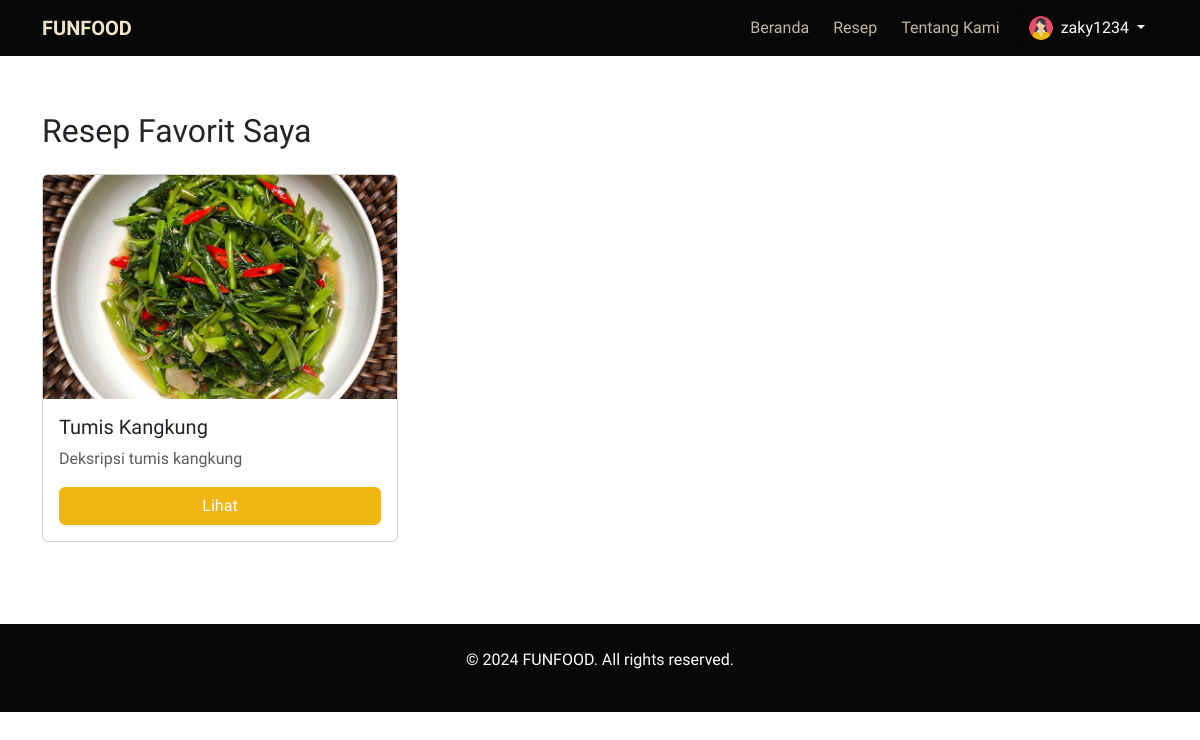
/recipe/favorites/ (signed in), run on an earlier commit of the app's database.
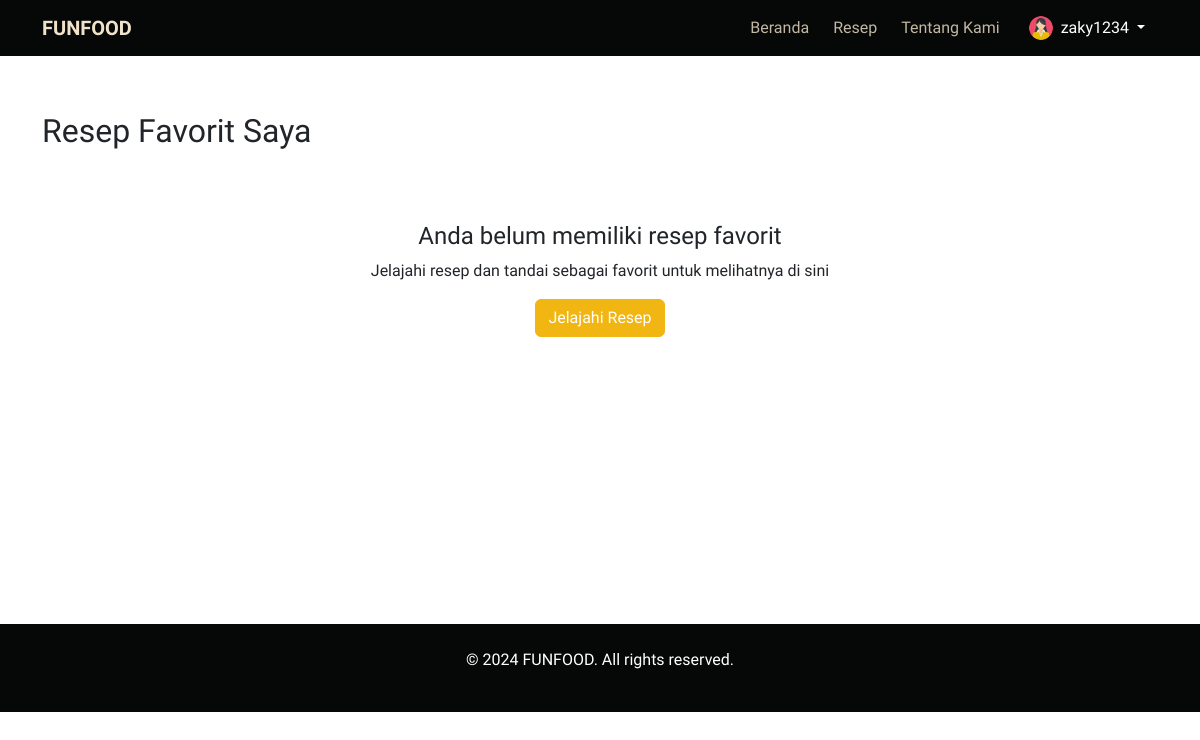
And on a later commit of the database.
### funfood_app/models.py (models this page shows, shortened)
class Recipe(models.Model):
    user = models.ForeignKey(CustomUser, on_delete=models.CASCADE, related_name='recipes')
    title = models.CharField(max_length=100)
    description = models.TextField()
    ingredients = models.TextField(help_text='Separate each ingredient with a newline.')
    steps = models.TextField(help_text='Separate each step with a newline.')
    image = models.ImageField(upload_to='recipe/', blank=True, null=True)
    category = models.ForeignKey('Category', on_delete=models.CASCADE, related_name='recipes')
    is_approved = models.BooleanField(default=False)
    created_at = models.DateTimeField(auto_now_add=True)

### funfood_app/views.py (the view)
# urls.py: path('recipe/favorites/', views.FavoriteRecipesView.as_view(), name='favorite_recipes'),
class FavoriteRecipesView(LoginRequiredMixin, ListView):
    model = Recipe
    template_name = 'user/favorite_recipes.html'
    context_object_name = 'recipes'
    login_url = reverse_lazy('login')
    def get_queryset(self):
        return Recipe.objects.filter(favorites__user=self.request.user).order_by('-created_at')
    def get_context_data(self, **kwargs):
        context = super().get_context_data(**kwargs)
        context['categories'] = Category.objects.all()
        return context

### templates/user/favorite_recipes.html
{% extends 'base.html' %}
{% load static %}
{% block content %}
<div class="container py-5">
    <div class="row mb-4">
        <div class="col">
            <h2 class="mb-0">Resep Favorit Saya</h2>
        </div>
    </div>
    {% if recipes %}
    <div class="row row-cols-1 row-cols-md-2 row-cols-lg-3 g-4">
        {% for recipe in recipes %}
        <div class="col">
            <div class="card h-100">
                {% if recipe.image %}
                <img src="{{ recipe.image.url }}" class="card-img-top object-fit-cover" style="height: 14rem" alt="{{ recipe.title }}">
                {% endif %}
                <div class="card-body">
                    <h5 class="card-title text-capitalize">{{ recipe.title }}</h5>
                    <p class="card-text text-muted">{{ recipe.description|truncatewords:20|capfirst }}</p>
                    <a href="{% url 'recipe_detail' recipe.pk %}" class="btn btn-primary w-100">Lihat</a>
                </div>
            </div>
        </div>
        {% endfor %}
    </div>
    {% else %}
    <div class="text-center py-5">
        <h4>Anda belum memiliki resep favorit</h4>
        <p>Jelajahi resep dan tandai sebagai favorit untuk melihatnya di sini</p>
        <a href="{% url 'home' %}" class="btn btn-primary">Jelajahi Resep</a>
    </div>
    {% endif %}
</div>
{% endblock %}

What changed in the data, as far as the page shows it:
no longer on this page (row edited): Recipe: image (picture), title "Tumis Kangkung", description "Deksripsi tumis kangkung"
Also different on the page:
text now shown: "Anda belum memiliki resep favorit Jelajahi resep dan tandai sebagai favorit untuk melihatnya di sini Jelajahi Resep"
